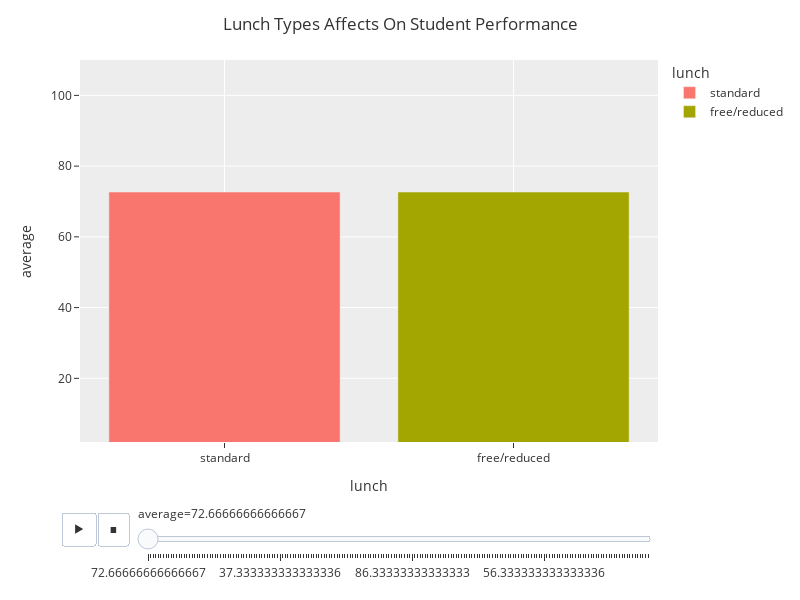

The code cell stored with this chart in its notebook:
### Code cell
fig = px.bar(lunch_df, x = "lunch", y = "average", color = "lunch",
            animation_frame = "average",
            animation_group ="lunch",
            range_y=[2,110])
fig.update_layout(height = 600, title_text = "Lunch Types Affects On Student Performance")
fig.show()
